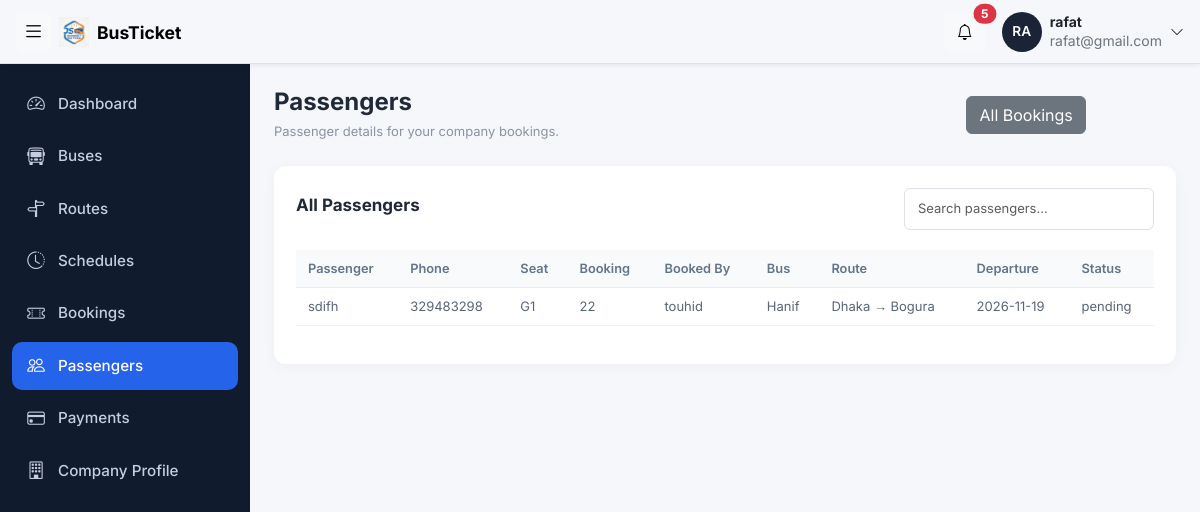
The app's page /company_admin/passengers.php?booking_id=22 (signed in) with its own data.
### tables this page shows
CREATE TABLE `booking_seats` (
  `booking_seats` int(11) NOT NULL,
  `booking_id` int(11) NOT NULL,
  `seat_id` int(11) NOT NULL,
  `passenger_name` varchar(100) NOT NULL,
  `passenger_phone` int(20) NOT NULL,
  `seat_price` decimal(10,2) NOT NULL
);

CREATE TABLE `seats` (
  `seat_id` int(11) NOT NULL,
  `bus_id` int(11) NOT NULL,
  `seat_number` varchar(10) NOT NULL,
  `seat_type` varchar(30) NOT NULL
);

CREATE TABLE `bookings` (
  `booking_id` int(11) NOT NULL,
  `user_id` int(11) NOT NULL,
  `schedule_id` int(11) NOT NULL,
  `booking_date` datetime NOT NULL,
  `total_amount` decimal(10,2) NOT NULL,
  `booking_status` enum('pending','confirmed','cancelled') NOT NULL
);

CREATE TABLE `users` (
  `user_id` int(11) NOT NULL,
  `name` varchar(100) NOT NULL,
  `email` varchar(100) NOT NULL,
  `phone` varchar(20) NOT NULL,
  `password` varchar(255) NOT NULL,
  `role` enum('super_admin','company_admin','customer') NOT NULL,
  `company_id` int(11) DEFAULT NULL,
  `created_at` timestamp NOT NULL DEFAULT current_timestamp() ON UPDATE current_timestamp()
);

CREATE TABLE `buses` (
  `bus_id` int(11) NOT NULL,
  `company_id` int(11) NOT NULL,
  `bus_name` varchar(100) NOT NULL,
  `bus_type` enum('AC','Non-AC','Sleeper','Business Class') NOT NULL,
  `total_seats` int(11) NOT NULL,
  `status` enum('active','inactive') NOT NULL,
  `bus_number` varchar(50) NOT NULL
);

CREATE TABLE `routes` (
  `route_id` int(11) NOT NULL,
  `source` varchar(100) NOT NULL,
  `destination` varchar(100) NOT NULL,
  `distance` decimal(10,2) NOT NULL,
  `status` enum('active','inactive') NOT NULL,
  `is_popular` tinyint(1) NOT NULL
);

CREATE TABLE `schedules` (
  `schedule_id` int(11) NOT NULL,
  `bus_id` int(11) NOT NULL,
  `route_id` int(11) NOT NULL,
  `departure_date` date NOT NULL,
  `departure_time` time NOT NULL,
  `arrival_time` time NOT NULL,
  `ticket_price` decimal(10,2) NOT NULL,
  `status` enum('scheduled','completed','cancelled') NOT NULL
);

### company_admin/passengers.php (the view, shortened to what this page needs)
<?php
include '../config/db.php';
$company_id = $_SESSION['company_id'];
$booking_id = $_GET['booking_id'] ?? 0;
$sql = "SELECT booking_seats.passenger_name,
        booking_seats.passenger_phone,
        seats.seat_number,
        bookings.booking_id,
        bookings.booking_status,
        users.name AS booked_by,
        buses.bus_name,
        routes.source,
        routes.destination,
        schedules.departure_date
        FROM booking_seats
        INNER JOIN bookings ON booking_seats.booking_id = bookings.booking_id
        INNER JOIN users ON bookings.user_id = users.user_id
        INNER JOIN schedules ON bookings.schedule_id = schedules.schedule_id
        INNER JOIN buses ON schedules.bus_id = buses.bus_id
        INNER JOIN routes ON schedules.route_id = routes.route_id
        LEFT JOIN seats ON booking_seats.seat_id = seats.seat_id
        WHERE buses.company_id = '$company_id'";
if ($booking_id > 0) {
    $sql .= " AND bookings.booking_id = '$booking_id'";
}
$sql .= " ORDER BY bookings.booking_date DESC, booking_seats.booking_seats";
$passengers = $conn->query($sql);
?>
<!DOCTYPE html>
<html lang="en">
<head>
    <?php include '../includes/admin_css.php'; ?>
</head>
<body>
<?php include '../includes/topbar.php'; ?>
<div class="layout">
    <?php include '../includes/cmsidebar.php'; ?>
    <main class="container-fluid py-4 px-4">
        <div class="page-header">
            <div><h3>Passengers</h3><p>Passenger details for your company bookings.</p></div>
            <?php if ($booking_id > 0) { ?><a class="btn btn-secondary" href="bookings.php">All Bookings</a><?php } ?>
        </div>
        <div class="company-card">
            <div class="table-header">
                <h5>All Passengers</h5>
                <input type="text" id="searchInput" class="form-control search-box" placeholder="Search passengers...">
            </div>
            <div class="table-responsive">
                <table class="table company-table" id="companyTable">
                    <thead>
                        <tr><th>Passenger</th><th>Phone</th><th>Seat</th><th>Booking</th><th>Booked By</th><th>Bus</th><th>Route</th><th>Departure</th><th>Status</th></tr>
                    </thead>
                    <tbody>
                        <?php while ($passenger = $passengers->fetch_assoc()) { ?>
                            <tr>
                                <td><?php echo htmlspecialchars($passenger['passenger_name'], ENT_QUOTES, 'UTF-8'); ?></td>
                                <td><?php echo htmlspecialchars($passenger['passenger_phone'], ENT_QUOTES, 'UTF-8'); ?></td>
                                <td><?php echo htmlspecialchars($passenger['seat_number'] ?? 'N/A', ENT_QUOTES, 'UTF-8'); ?></td>
                                <td><?php echo (int)$passenger['booking_id']; ?></td>
                                <td><?php echo htmlspecialchars($passenger['booked_by'], ENT_QUOTES, 'UTF-8'); ?></td>
                                <td><?php echo htmlspecialchars($passenger['bus_name'], ENT_QUOTES, 'UTF-8'); ?></td>
                                <td><?php echo htmlspecialchars($passenger['source'] . ' → ' . $passenger['destination'], ENT_QUOTES, 'UTF-8'); ?></td>
                                <td><?php echo htmlspecialchars($passenger['departure_date'], ENT_QUOTES, 'UTF-8'); ?></td>
                                <td><?php echo htmlspecialchars($passenger['booking_status'], ENT_QUOTES, 'UTF-8'); ?></td>
                            </tr>
                        <?php } ?>
                    </tbody>
                </table>
            </div>
        </div>
    </main>
</div>
</body>
</html>

### assets/css/admin.css (style rules this page uses)
:root { --topbar-h: 64px; --sidebar-w: 250px; --sidebar-w-collapsed: 72px; --brand: #2563eb; --ink: #1b2437; --bg: #f4f6fa; }
body { background: var(--bg); color: var(--ink); font-family: "Inter", "Nirmala UI", system-ui, sans-serif; }
.search-box { position: relative; flex: 1; max-width: 460px; }
.layout { display: flex; min-height: calc(100vh - var(--topbar-h)); margin-top: var(--topbar-h); }
.layout > .sidebar + * { flex: 1; min-width: 0; margin-left: var(--sidebar-w); transition: margin-left .25s ease; }
.table th { font-size: .8rem; color: #5b6679; white-space: nowrap; }
.table td { white-space: nowrap; }

### assets/css/companies.css (style rules this page uses)
body { background: #f5f7fb; font-family: 'Inter', sans-serif; color: #202938; }
.page-header { display: flex; justify-content: space-between; align-items: center; margin-bottom: 25px; width: 90%; }
.page-header h3 { font-size: 24px; font-weight: 700; margin-bottom: 5px; }
.page-header p, .form-heading p { color: #8993a4; font-size: 13px; margin: 0; }
.company-card { background: white; border-radius: 12px; padding: 22px; box-shadow: 0 3px 15px rgba(0,0,0,0.04); }
.table-header { display: flex; justify-content: space-between; align-items: center; margin-bottom: 20px; }
.table-header h5 { font-size: 17px; font-weight: 700; }
.search-box { max-width: 250px; font-size: 13px; padding: 10px 13px; }
.company-table { vertical-align: middle; font-size: 13px; width: 100%; }
.company-table thead th { background: #f8fafc; color: #64748b; font-weight: 600; padding: 9px 12px; white-space: nowrap; border-bottom: 1px solid #e8edf3; }
.company-table tbody td { padding: 9px 12px; color: #596579; border-bottom: 1px solid #edf0f4; }
a { text-decoration: none; }

### assets/css/adminbar.css (style rules this page uses)
body { background: #f5f7fb; font-family: 'Inter', sans-serif; color: #202938; }
.page-header { display: flex; justify-content: space-between; align-items: center; margin-bottom: 25px; }
.page-header h3 { font-size: 24px; font-weight: 700; margin-bottom: 5px; }
.page-header p, .form-heading p { color: #8993a4; font-size: 13px; margin: 0; }
.company-card { background: white; border-radius: 12px; padding: 22px; box-shadow: 0 3px 15px rgba(0,0,0,0.04); }
.table-header { display: flex; justify-content: space-between; align-items: center; margin-bottom: 20px; }
.table-header h5 { font-size: 17px; font-weight: 700; }
.search-box { max-width: 250px; font-size: 13px; padding: 10px 13px; }
.company-table { vertical-align: middle; font-size: 13px; width: 100%; }
.company-table thead th { background: #f8fafc; color: #64748b; font-weight: 600; padding: 9px 12px; white-space: nowrap; border-bottom: 1px solid #e8edf3; }
.company-table tbody td { padding: 9px 12px; color: #596579; border-bottom: 1px solid #edf0f4; }
a { text-decoration: none; }

### records on screen
booking_seats: passenger_name "sdifh", passenger_phone "329483298", seat.seat_number "G1", booking.booking_id "22", users.name "touhid", buses.bus_name "Hanif", routes.source+destination "Dhaka → Bogura", schedules.departure_date "2026-11-19", booking.booking_status "pending"

### other values on screen
substr($_SESSION['name'], 0, 2) "RA"
$_SESSION['name'] "rafat"
$_SESSION['email'] "rafat@gmail.com"
